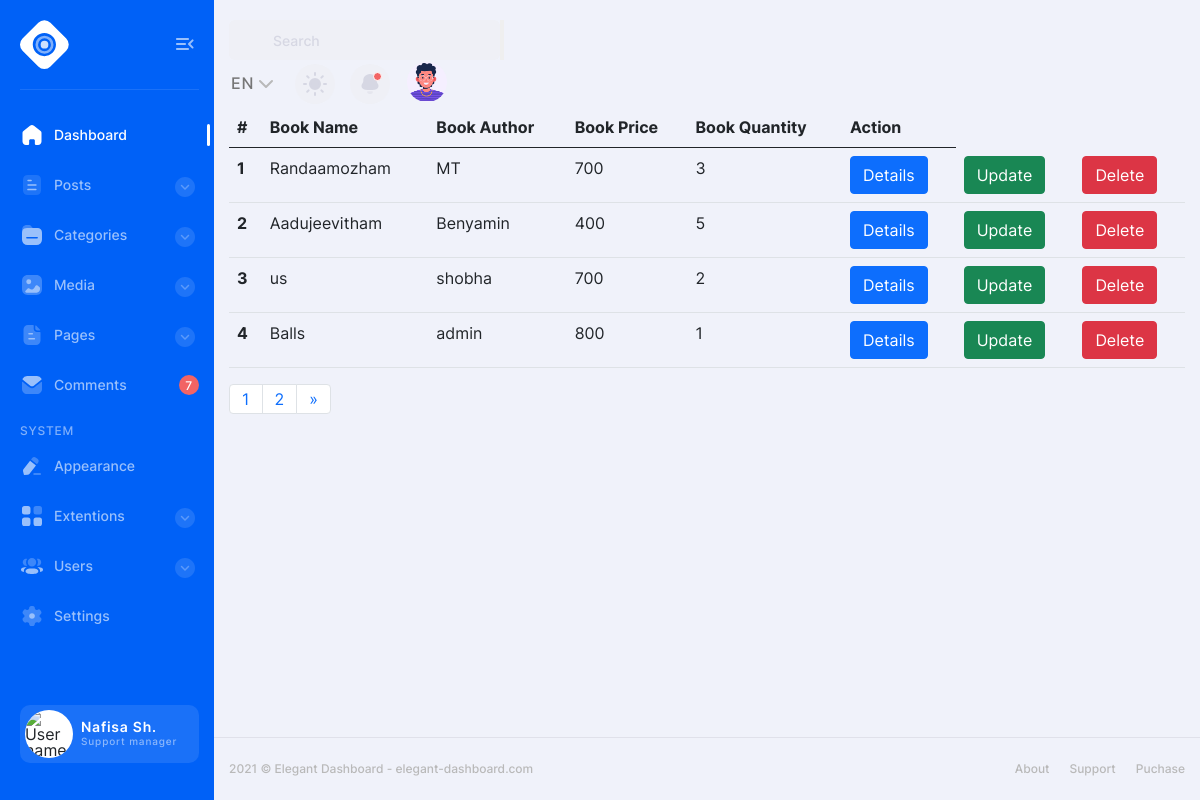
The page / on the database its author committed.
### bookapp/models.py (models this page shows, shortened)
class Book(models.Model):
    title=models.CharField(max_length=200,null=True,blank=True)
    price=models.IntegerField(null=True,blank=True)
    image=models.ImageField(upload_to='book_media')
    quantity=models.IntegerField()
    author= models.ForeignKey(Author, on_delete=models.CASCADE)

class Author(models.Model):
    name=models.CharField(max_length=200 ,null=True,blank=True)
    def __str__(self):
        return '{}'.format(self.name)

### bookapp/views.py (the view)
# urls.py: path("", views.listBook,name='booklist'),
def listBook(request):
    books=Book.objects.all()
    paginator=Paginator(books,4)
    page_number=request.GET.get('page')
    try:
        page=paginator.get_page(page_number)
    except EmptyPage:
        page=paginator.page(page_number.num_pages)
    return render(request,'listbook.html',{'books':books,'page':page})

### templates/listbook.html (shortened to what this page needs)
{% extends "base.html" %}
{% load static %}
{% block content  %}
<table class="table">
  <thead>
    <tr>
      <th scope="col">#</th>
         <th scope="col">Book Name</th>
         <th scope="col">Book Author</th>
         <th scope="col">Book Price</th>
         <th scope="col">Book Quantity</th>
         <th scope="col">Action</th>
    </tr>
  </thead>
  <tbody>
     {% for book in page %}
     <tr>
         <th scope="row">{{ forloop.counter }}</th>
         <td>{{ book.title }}</td>
         <td>{{ book.author }}</td>
         <td>{{ book.price }}</td>
         <td>{{ book.quantity }}</td>
         <td><a href="{% url 'details' book.id %}" class="btn btn-primary">Details</a></td>
         <td><a href="{% url 'update' book.id %}" class="btn btn-success">Update</a></td>
         <td><a href="{% url 'delete' book.id %}" class="btn btn-danger">Delete</a></td>
     </tr>
     {% endfor %}
  </tbody>
</table>
<nav aria-label="Page navigation example">
  <ul class="pagination">
      {% for num in page.paginator.page_range %}
    <li class="page-item {% if page.number == num %}activate{% endif  %}" >
        <a class="page-link" href="?page={{ num }}">{{ num }}</a>
    </li>
      {% endfor %}
    <li class="page-item">
        {%  if page.has_next %}
      <a class="page-link" href="?page{{ page.next_page_number }}" aria-label="Next">
        <span aria-hidden="true">&raquo;</span>
      </a>
    </li>
       {% endif %}
  </ul></nav>
{% endblock %}

### rows shown on the page
Book: title "Randaamozham", author "MT", price "700", quantity "3"
Book: title "Aadujeevitham", author "Benyamin", price "400", quantity "5"
Book: title "us", author "shobha", price "700", quantity "2"
Book: title "Balls", author "admin", price "800", quantity "1"

### other values the page prints
{{ num }} "1" "2"
